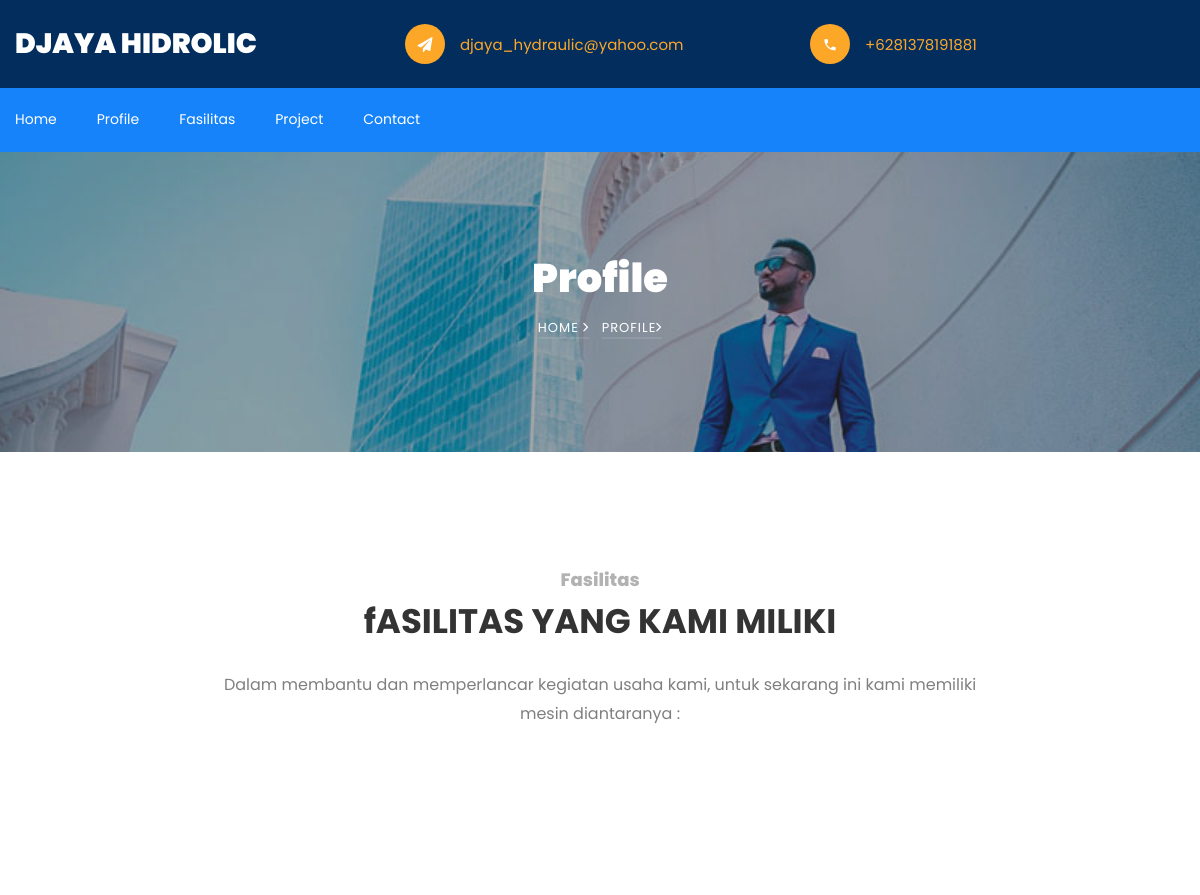
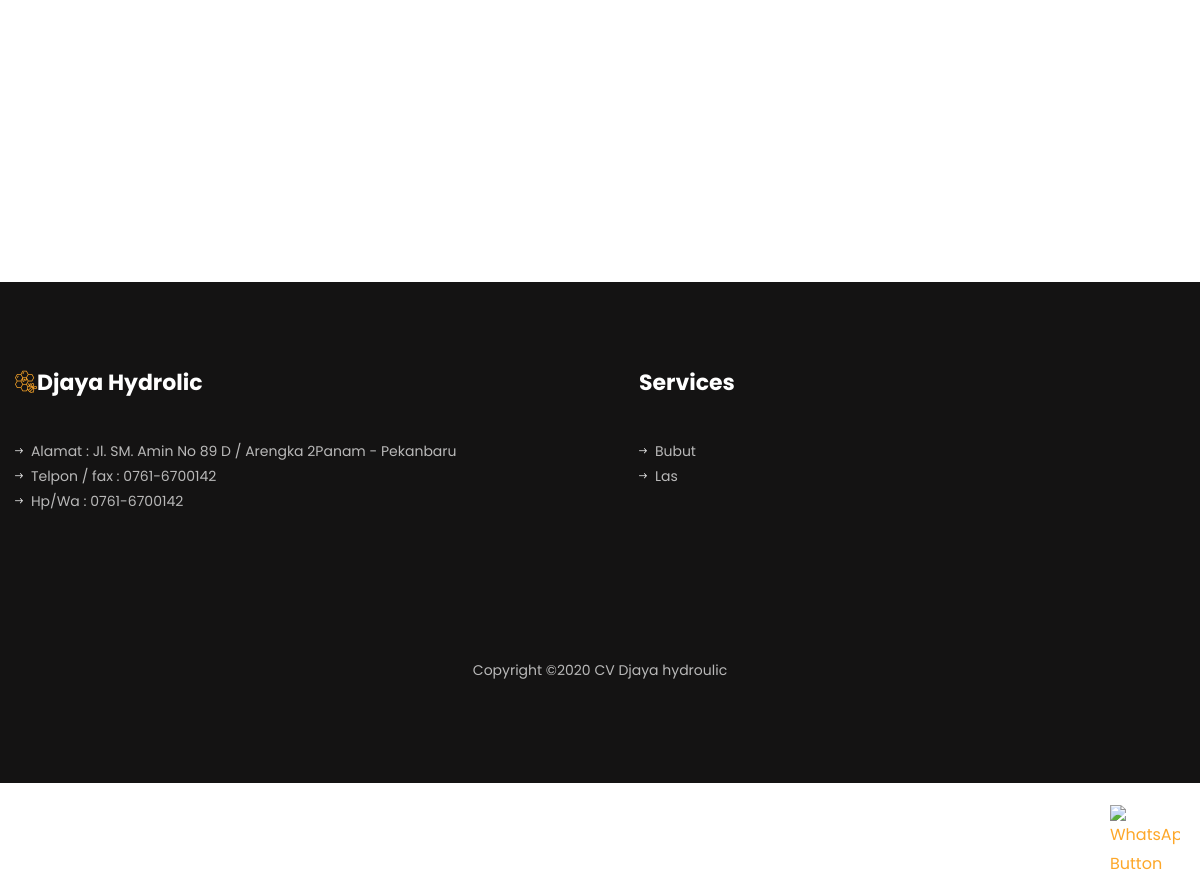
Page /fasilitas.php on the committed database (2 pictures, top to bottom).
### tables this page shows
CREATE TABLE IF NOT EXISTS `hme` (
  `id` int(11) NOT NULL AUTO_INCREMENT,
  `nama_perusahaan` varchar(225) NOT NULL,
  `slide_a` varchar(225) NOT NULL,
  `slide_b` varchar(225) NOT NULL,
  PRIMARY KEY (`id`)
);

CREATE TABLE IF NOT EXISTS `contak` (
  `id` int(11) NOT NULL AUTO_INCREMENT,
  `alamat` text NOT NULL,
  `no_tlp` varchar(125) NOT NULL,
  `hp` varchar(125) NOT NULL,
  `no_wa` varchar(125) NOT NULL,
  `email` varchar(125) NOT NULL,
  PRIMARY KEY (`id`)
);

### fasilitas.php (the view, shortened to what this page needs)
<!DOCTYPE html>
<html lang="en">
  <head>
    <link rel="stylesheet" href="css/open-iconic-bootstrap.min.css">
    <link rel="stylesheet" href="css/animate.css">
    <link rel="stylesheet" href="css/owl.carousel.min.css">
    <link rel="stylesheet" href="css/owl.theme.default.min.css">
    <link rel="stylesheet" href="css/magnific-popup.css">
    <link rel="stylesheet" href="css/aos.css">
    <link rel="stylesheet" href="css/ionicons.min.css">
    <link rel="stylesheet" href="css/bootstrap-datepicker.css">
    <link rel="stylesheet" href="css/jquery.timepicker.css">
    <link rel="stylesheet" href="css/flaticon.css">
    <link rel="stylesheet" href="css/icomoon.css">
    <link rel="stylesheet" href="css/style.css">
  </head>
  <body>
    <?php include 'config.php';
          include 'navbar.php'; ?>
  <?php include 'menu.php'; ?>
    <section class="hero-wrap hero-wrap-2" style="background-image: url(<?php echo "admin/foto/$home[slide_a]"; ?>);" data-stellar-background-ratio="0.5">
      <div class="overlay"></div>
      <div class="container">
        <div class="row no-gutters slider-text align-items-center justify-content-center">
          <div class="col-md-9 ftco-animate text-center">
            <h1 class="mb-2 bread">Profile</h1>
            <p class="breadcrumbs"><span class="mr-2"><a href="index.php">Home <i class="ion-ios-arrow-forward"></i></a></span> <span>Profile<i class="ion-ios-arrow-forward"></i></span></p>
          </div>
        </div>
      </div>
    <section class="ftco-section">
    <div class="container">
      <div class="row justify-content-center mb-5 pb-2">
        <div class="col-md-8 text-center heading-section ftco-animate">
            <span class="subheading">Fasilitas</span>
            <h2 class="mb-4">fASILITAS YANG KAMI MILIKI</h2>
           <p>Dalam membantu dan memperlancar kegiatan usaha kami, untuk sekarang ini kami memiliki mesin diantaranya :</p>
        </div>
      </div>
      <div class="row">
        </div>
      </div>
		<?php include 'whatsapp.php';?>
    <?php include 'footer.php'; ?>
  </body>
</html>

### navbar.php
<?php
include 'config.php';
$queri = "SELECT * FROM hme";
$hasil = mysqli_query($koneksi,$queri);
$home=mysqli_fetch_assoc($hasil);
$querii = "SELECT * FROM contak";
$hasili = mysqli_query($koneksi,$querii);
$kolomi=mysqli_fetch_assoc($hasili);  ?>
<div class="bg-top navbar-light">
    	<div class="container">
    		<div class="row no-gutters d-flex align-items-center align-items-stretch">
    			<div class="col-md-4 d-flex align-items-center py-4">
    				<a class="navbar-brand" href="index.php"><?php echo "$home[nama_perusahaan]"; ?></a>
    			</div>
	    		<div class="col-lg-8 d-block">
		    		<div class="row d-flex">
					    <div class="col-md d-flex topper align-items-center align-items-stretch py-md-4">
					    	<div class="icon d-flex justify-content-center align-items-center"><span class="icon-paper-plane"></span></div>
					    	<div class="text d-flex align-items-center">
						    	<span><a href="mailto:<?php echo "$kolomi[email]"; ?>" data-toggle="tooltip" ><?php echo "$kolomi[email]"; ?></a></span>
						    </div>
					    </div>
					    <div class="col-md d-flex topper align-items-center align-items-stretch py-md-4">
					    	<div class="icon d-flex justify-content-center align-items-center"><span class="icon-phone2"></span></div>
						    <div class="text d-flex align-items-center">
						    	<span><a href="tel:<?php echo "$kolomi[hp]"; ?>"><?php echo "$kolomi[hp]"; ?></a></span>
						    </div>
					    </div>
					</div>
			    </div>
		    </div>
		  </div>
    </div>

### footer.php (shortened to what this page needs)
  <footer class="ftco-footer ftco-bg-dark ftco-section">
    <div class="container">
      <div class="row mb-5">
        <div class="col-md">
          <div class="ftco-footer-widget mb-5">
            <h2 class="ftco-heading-2 logo"><span class="flaticon-bee"></span>Djaya Hydrolic</h2>
            <ul class="list-unstyled">
              <li><a href="#"><span class="ion-ios-arrow-round-forward mr-2"></span>Alamat : <?php echo "$kolomi[alamat]"; ?> </a></li>
              <li><a href="#"><span class="ion-ios-arrow-round-forward mr-2"></span>Telpon / fax : <?php echo "$kolomi[no_tlp]"; ?> </a></li>
              <li><a href="#"><span class="ion-ios-arrow-round-forward mr-2"></span>Hp/Wa : <?php echo "$kolomi[no_tlp]"; ?> </a></li>
            </ul>
            <ul class="ftco-footer-social list-unstyled float-md-left float-lft mt-3">
            </ul>
          </div>
        </div>
        <div class="col-md">
          <div class="ftco-footer-widget mb-5 ml-md-4">
            <h2 class="ftco-heading-2">Services</h2>
            <ul class="list-unstyled">
              <li><a href="#"><span class="ion-ios-arrow-round-forward mr-2"></span>Bubut</a></li>
              <li><a href="#"><span class="ion-ios-arrow-round-forward mr-2"></span>Las</a></li>
            </ul>
          </div>
        </div>
      </div>
      <div class="row">
        <div class="col-md-12 text-center">
          <p>
Copyright &copy;<script>document.write(new Date().getFullYear());</script> CV Djaya hydroulic </a>
</p>
        </div>
      </div>
    </div>
  </footer>

### css/icomoon.css (style rules this page uses)
[class^="icon-"], [class*=" icon-"] { font-family: 'icomoon' !important; speak: none; font-style: normal; font-weight: normal; font-variant: normal; text-transform: none; line-height: 1; -webkit-font-smoothing: antialiased; -moz-osx-font-smoothing: grayscale; }
.icon-paper-plane:before { content: "\f1d8"; }
.icon-phone2:before { content: "\e0cd"; }

### rows in the picture
hme: nama_perusahaan "DJAYA HIDROLIC", slide_a (picture)
contak: email "djaya_hydraulic@yahoo.com", hp "+6281378191881", alamat "Jl. SM. Amin No 89 D / Arengka 2Panam - Pekanbaru", no_tlp "0761-6700142"
